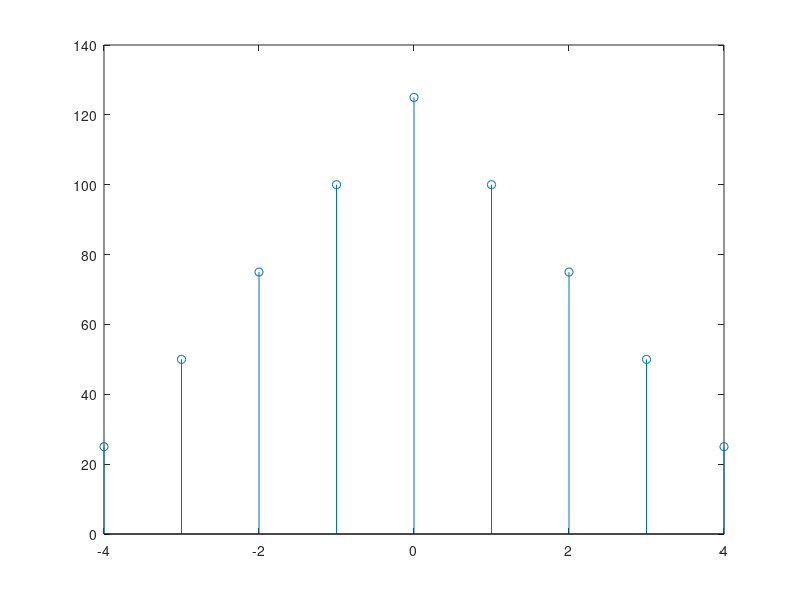

This figure's MATLAB source:
close all
clear all;
clc;
n = input('');
for i=1:n
    a(i)=input('');
end
fz = input('');
m = input('');
for i=1:m
    c(i)=input('');
end
for i=1:m
   b(i) = c(m-i+1);
end
sz = input('');
sz = m-sz+1;
tlen = n+m-1;
st = -fz-sz+2;
ed = tlen+st-1;
for i=n+1:tlen
    a(i)=0;
end
for i=m+1:tlen
    b(i)=0;
end
for i=1:tlen
    for j=1:tlen
        x(i,j)=a(i)*b(j);
    end
end
x
for i=1:tlen
    ans(i)=0;
end
for step=1:tlen
    j=1;
    for i=step:-1:1
        ans(step) = ans(step)+x(i,j);
        j=j+1;
    end
end
for i=1:tlen
    fprintf('%d ',ans(i));
end
fprintf('\n');
for i =st:ed
    if(i==0) fprintf('^ ');
    else fprintf('  ');
    end
end
fprintf('\n');
z=1;
for i=st:ed
    ind(z)=i;
    z=z+1;
end
stem(ind,ans);
        
